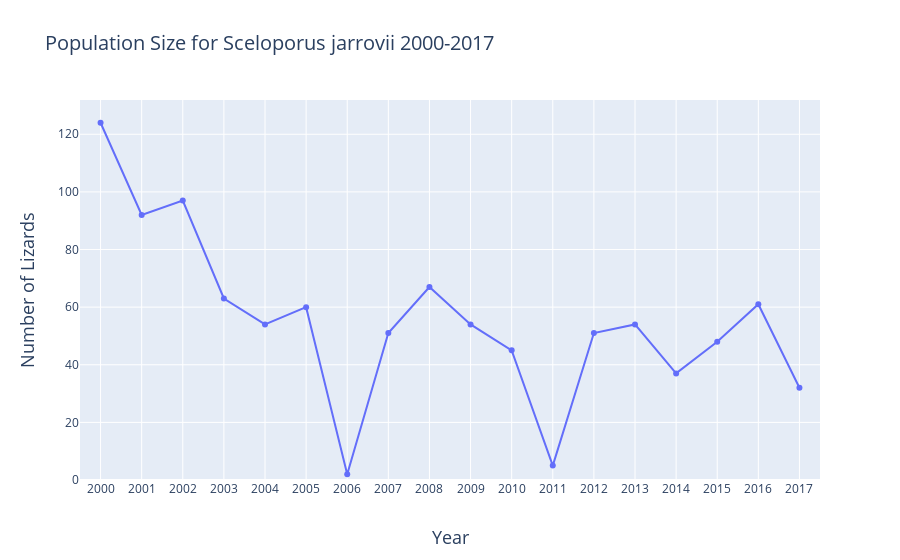

Notebook source saved alongside this figure:
### Markdown cell above
For some reason the first trace dissappears after I add the second one.  Need to fix this

### Code cell
popSize = go.Scatter(x = populationSize.year
           , y = populationSize.liznumber
          ,name = 'population size')
percentChange = go.Scatter(x = populationSize.year
           , yaxis = 'y2', y = populationSize.percChange
          ,name = 'percent change')
data = [popSize]#,percentChange]
layout = go.Layout(
    title = 'Population Size for Sceloporus jarrovii 2000-2017',
    titlefont = dict(
        size = 20),
    xaxis = dict(
        dtick = 1,
        title = 'Year',
        titlefont = dict(
            size = 18),
        range = [1999.5,2017.5]),
    yaxis = dict(
        title = 'Number of Lizards',
        titlefont = dict(
            size = 18),
        rangemode = 'tozero'
        ),
    yaxis2 = dict(
        title = 'Number of Lizards',
        titlefont = dict(
            size = 18),
        rangemode = 'tozero',
        side = 'right'
        )
)
fig = go.Figure(
        data = data,
        layout = layout)
#plot(fig, filename = 'Population Size for Sceloporus jarrovii.html')
iplot(fig, filename = 'Population Size for Sceloporus jarrovii.html')
# pio.to_image(fig, format='html')

### Figure 1 — Plotly figure (JSON) as saved in the notebook; plotly's stock layout.template omitted (floating-point values rounded to 4 significant figures)
{"data": [{"name": "population size", "type": "scatter", "x": [2000, 2001, 2002, 2003, 2004, 2005, 2006, 2007, 2008, 2009, 2010, 2011, 2012, 2013, 2014, 2015, 2016, 2017], "y": [124, 92, 97, 63, 54, 60, 2, 51, 67, 54, 45, 5, 51, 54, 37, 48, 61, 32]}], "layout": {"title": {"font": {"size": 20}, "text": "Population Size for Sceloporus jarrovii 2000-2017"}, "xaxis": {"dtick": 1, "range": [2000.0, 2018.0], "title": {"font": {"size": 18}, "text": "Year"}}, "yaxis": {"rangemode": "tozero", "title": {"font": {"size": 18}, "text": "Number of Lizards"}}, "yaxis2": {"rangemode": "tozero", "side": "right", "title": {"font": {"size": 18}, "text": "Number of Lizards"}}}}
